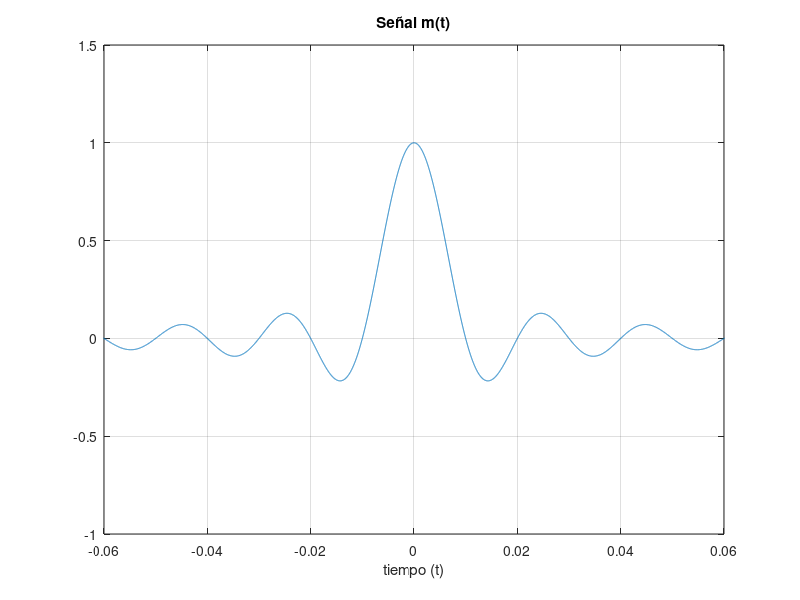
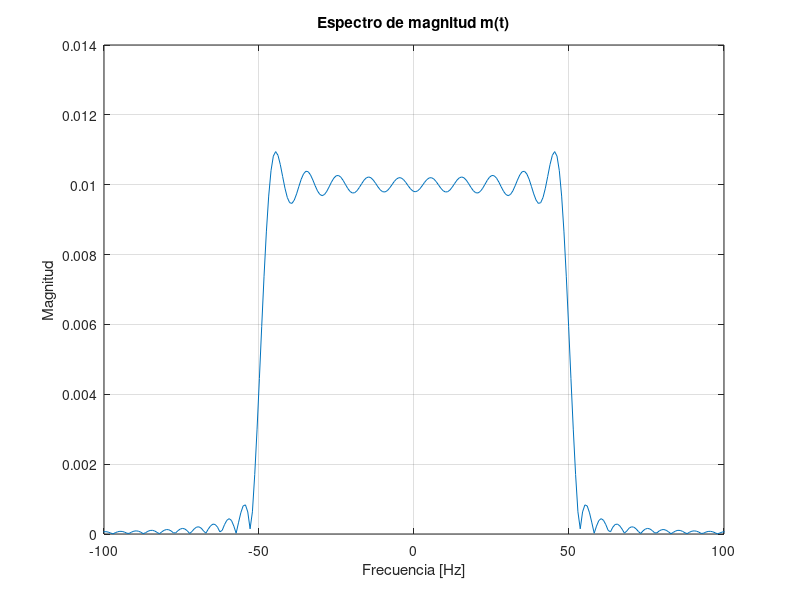
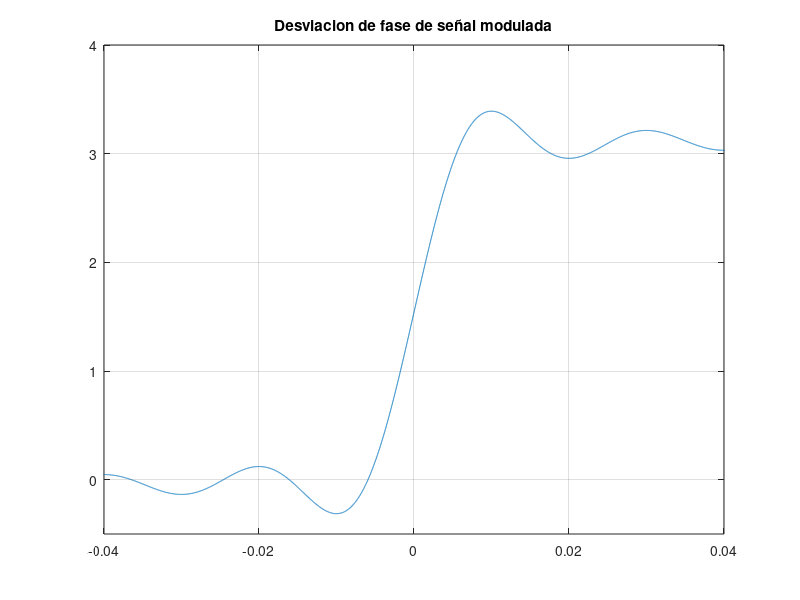
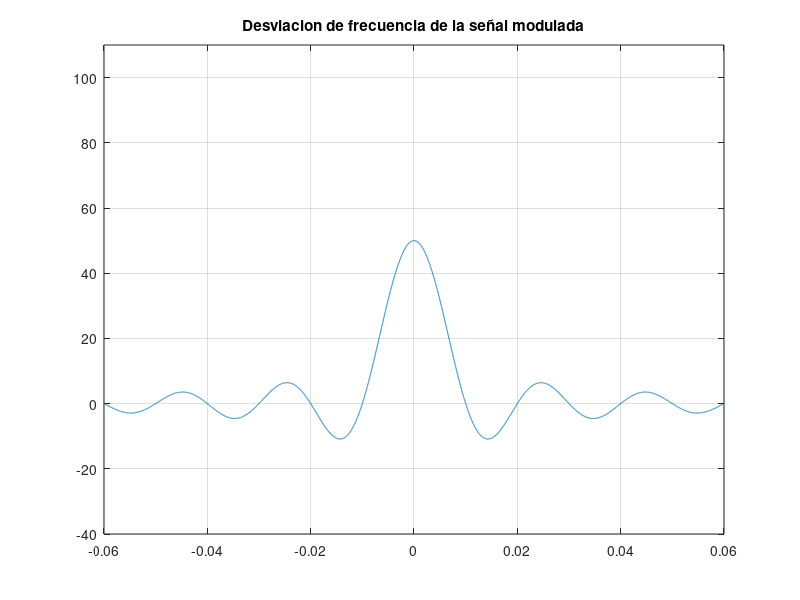

These charts were generated, in order, by the following MATLAB code:
clear all
close all

to=.1;
fs=75000;
tm=1/fs;
t=-.4:tm:.4;
kf = 100*pi;
wc = 500*pi;

%señal modulada
m=(sinc(100*t)).*(t>=-to & t<=to);
figure(1)
plot(t,m);
title('Señal m(t)');
xlabel('tiempo (t)');
axis([-0.06 0.06 -1 1.5])
grid

%Espectro de magnitud de la señal de mensaje m(t)
N=100000;
M=fftshift(fft(m,N))*tm;
f=linspace(-fs/2, fs/2, N); 
figure(2)
plot(f,abs(M))
axis([-100 100 0 .014])
xlabel('Frecuencia [Hz]') 
ylabel('Magnitud')
title('Espectro de magnitud m(t)')
grid

%Integral de m(t) y modulacion en FM
Int_m = cumsum(m)*tm;
yfm= cos(wc*t + kf*Int_m);


%Desviacion de fase es la Int de m(t) por kf
figure(3)
plot(t,kf*Int_m)
title('Desviacion de fase de señal modulada')
axis([-0.04 0.04 -0.5 4])
grid

%Desviacion de frecuencia es la señal  m(t) por kf, se muestra en HZ
figure(4)
kf_hz = kf/(2*pi);
plot(t,kf_hz*m)
title('Desviacion de frecuencia de la señal modulada');
axis([-0.06 0.06 -40 110])
grid


%señal m(t) modulada
figure(5)
plot(t,yfm)
title('Señal modulada en FM s(t)')
xlabel('tiempo (t)');
axis([-0.08 0.08 -1.5 1.5])
grid

%Espectro de magnitud de la señal modulada s(t)
S=fftshift(fft(yfm,N))*tm;
figure(6)
plot(f,abs(S))
axis([-700 700 0 .04])
xlabel('Frecuencia [Hz]') 
ylabel('Magnitud')
title('Espectro de magnitud S(t)')
grid

%Espectro de magnitud de la señal moduladora s(t)aumentada
S=fftshift(fft(yfm,N))*tm;
figure(7)
plot(f,abs(S))
axis([-600 600 0 .04])
xlabel('Frecuencia [Hz]') 
ylabel('Magnitud')
title('Espectro de magnitud s(t) ')
grid 

%Señal de ruido gaussiano
long_m=length(m);
Py=var(yfm);
SNR=20;
snr=10^(SNR/10); 
Pn=Py/snr;
sigma_n=sqrt(Pn);
n=sigma_n*randn(1,long_m);

%Grafica de señal de ruido garussiano
figure(8);
plot (t,n);
title('Ruido gaussiano')
Pnsim=var(m);

%Transformada de ruido
R=fftshift(fft(n,N))*tm;
f=linspace(-fs/2, fs/2, N);
figure(9);
plot(f, abs(R));
%axis([-500 500 0 0.06])
xlabel('Frecuencia[Hz]');
ylabel('Magnitud');
title('Espectro de señal de ruido');
grid

%Señal modulada mas ruido

r=yfm + n;
figure(10)
plot(t,r);
axis([-0.05 0.05 -2 2])
title('Señal s(t) con ruido')
grid

%Espectro de señal con ruido
R=fftshift(fft(r,N))*tm;
f=linspace(-fs/2, fs/2, N);
figure(11);
plot(f, abs(R));
axis([-700 700 0 .04])
xlabel('Frecuencia[Hz]');
ylabel('Magnitud');
title('Espectro de señal modulada con ruido R(t)');
grid

%Filtrado pasabanda en la entrada del receptor
th=-0.2:tm:0.2;
W=200*pi;
wc=500*pi;
N=100000;
w=linspace(-fs/2, fs/2,N)*2*pi;
h1=2*W/pi*sinc(W*th/pi).*cos(wc*th);
H1=fftshift(fft(h1,N))*tm;

%Grafica de filtro pasabanda
figure(12)
subplot(211)
plot(th,h1,'m')
axis([-0.03 0.03 -340 1.1*max(abs(h1))])
title('Filtro pasabanda')

%Espectro de Filtro pasabandas
subplot(212)
plot(w/(2*pi),abs(H1),'m')
axis([-500 500 0 1.1*max(abs(H1))])
title('Espectro del Filtro pasabanda')
grid

%Convolucion de señal con ruido con filtro pasabandas
r1=conv(r,h1,'same')*tm;
figure(13)
plot(t,r1);
axis([-0.08 0.08 -1.5 1.5])
title('Señal pasada por el filtro para quitar ruido')
grid

%Transformada de R1
R1=fftshift(fft(r1,N))*tm;
f=linspace(-fs/2, fs/2, N);
figure(14);
plot(f, abs(R1));
axis([-700 700 0 .04])
xlabel('Frecuencia[Hz]');
ylabel('Magnitud');
title('Espectro de señal despues de pasabandas');
grid

%%%%%Demodulacion no coherente con extraccion de fase
%Extrayendo la fase desde la transformada de Hilbert
z=hilbert(r1);
wc = 500*pi;

%Se obtiene la fase (Parte imaginaria)
theta=angle(z)-wc*t;
theta1=unwrap(theta);

%Señal integral de m(t)
figure(15)
plot(t,kf*Int_m)
title('kf*Integral de m(t) (Desviacion de fase)')

%Recuperacion de la fase de la tranformda de Hilbert
figure(16)
plot(t, theta1)
title('Recuperacion de la fase de yfm (kf*Integral de m(t))')

%Derivada de la señal de mensaje para obtencion de fase
m_recphase=[0 diff(theta1)/tm]/kf;
figure(17)
plot(t, m_recphase,'r')
axis([-0.06 0.06 -1 1.5])
title('Derivada de la Desviacion de fase obtenida')
grid

%Transformada de R1
M_recphase=fftshift(fft(m_recphase,N))*tm;
f=linspace(-fs/2, fs/2, N);
figure(18);
plot(f, abs(M_recphase),'r');
%axis([-700 700 0 .04])
xlabel('Frecuencia');
ylabel('Magnitud');
title('Espectro de la señal recuperada de la fase');
grid

%Comparacion de señales recuperadas
figure(19)
plot(t, m_recphase,'r')
hold on
plot(t,m,'b')
axis([-0.06 0.06 -1 1.5])
legend('Señal recuperada', 'Señal original ')
title('Comparación de la señal m(t) y la señal recuperada (con filtro)')

%Comparacion de espectros de señal recuperada y original
figure(20)
plot(f, abs(M_recphase),'r');
hold on
plot(f,abs(M),'b')
axis([-100 100 0 .014])
xlabel('Frecuencia');
ylabel('Magnitud');
title('Comparacion de Espectro de la señal recuperada y original');
legend('Señal recuperada', 'Señal original ')
grid